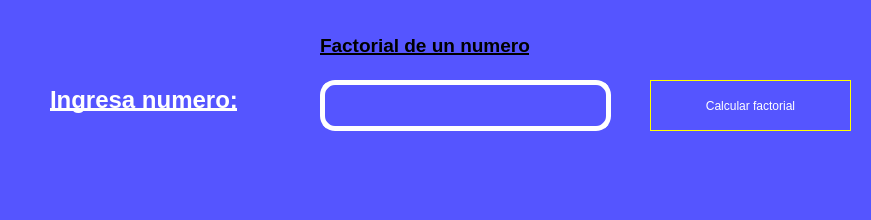
<?xml version="1.0" encoding="UTF-8"?>
<ui version="4.0">
 <class>MainWindow</class>
 <widget class="QMainWindow" name="MainWindow">
  <property name="geometry">
   <rect>
    <x>0</x>
    <y>0</y>
    <width>871</width>
    <height>220</height>
   </rect>
  </property>
  <property name="maximumSize">
   <size>
    <width>16777</width>
    <height>16777</height>
   </size>
  </property>
  <property name="windowTitle">
   <string>MainWindow</string>
  </property>
  <property name="styleSheet">
   <string notr="true">background-color: rgb(85, 85, 255);</string>
  </property>
  <widget class="QWidget" name="centralwidget">
   <widget class="QPushButton" name="btn_calcular">
    <property name="geometry">
     <rect>
      <x>650</x>
      <y>80</y>
      <width>201</width>
      <height>51</height>
     </rect>
    </property>
    <property name="styleSheet">
     <string notr="true">border: 1px solid yellow;
    color: white;
</string>
    </property>
    <property name="text">
     <string>Calcular factorial</string>
    </property>
   </widget>
   <widget class="QLineEdit" name="txt_factorial">
    <property name="geometry">
     <rect>
      <x>320</x>
      <y>80</y>
      <width>291</width>
      <height>51</height>
     </rect>
    </property>
    <property name="styleSheet">
     <string notr="true">border: 5px solid white;
border-radius: 15px;</string>
    </property>
   </widget>
   <widget class="QLabel" name="label">
    <property name="geometry">
     <rect>
      <x>50</x>
      <y>80</y>
      <width>261</width>
      <height>41</height>
     </rect>
    </property>
    <property name="text">
     <string>&lt;html&gt;&lt;head/&gt;&lt;body&gt;&lt;p&gt;&lt;span style=&quot; font-size:18pt; font-weight:600; text-decoration: underline; color:#ffffff;&quot;&gt;Ingresa numero:&lt;/span&gt;&lt;/p&gt;&lt;/body&gt;&lt;/html&gt;</string>
    </property>
   </widget>
   <widget class="QLabel" name="label_2">
    <property name="geometry">
     <rect>
      <x>320</x>
      <y>20</y>
      <width>291</width>
      <height>51</height>
     </rect>
    </property>
    <property name="maximumSize">
     <size>
      <width>16777</width>
      <height>16777</height>
     </size>
    </property>
    <property name="text">
     <string>&lt;html&gt;&lt;head/&gt;&lt;body&gt;&lt;p&gt;&lt;span style=&quot; font-size:14pt; font-weight:600; text-decoration: underline; color:#000000;&quot;&gt;Factorial de un numero&lt;/span&gt;&lt;/p&gt;&lt;/body&gt;&lt;/html&gt;</string>
    </property>
   </widget>
  </widget>
  <widget class="QMenuBar" name="menubar">
   <property name="geometry">
    <rect>
     <x>0</x>
     <y>0</y>
     <width>871</width>
     <height>26</height>
    </rect>
   </property>
  </widget>
  <widget class="QStatusBar" name="statusbar"/>
 </widget>
 <resources/>
 <connections/>
</ui>
